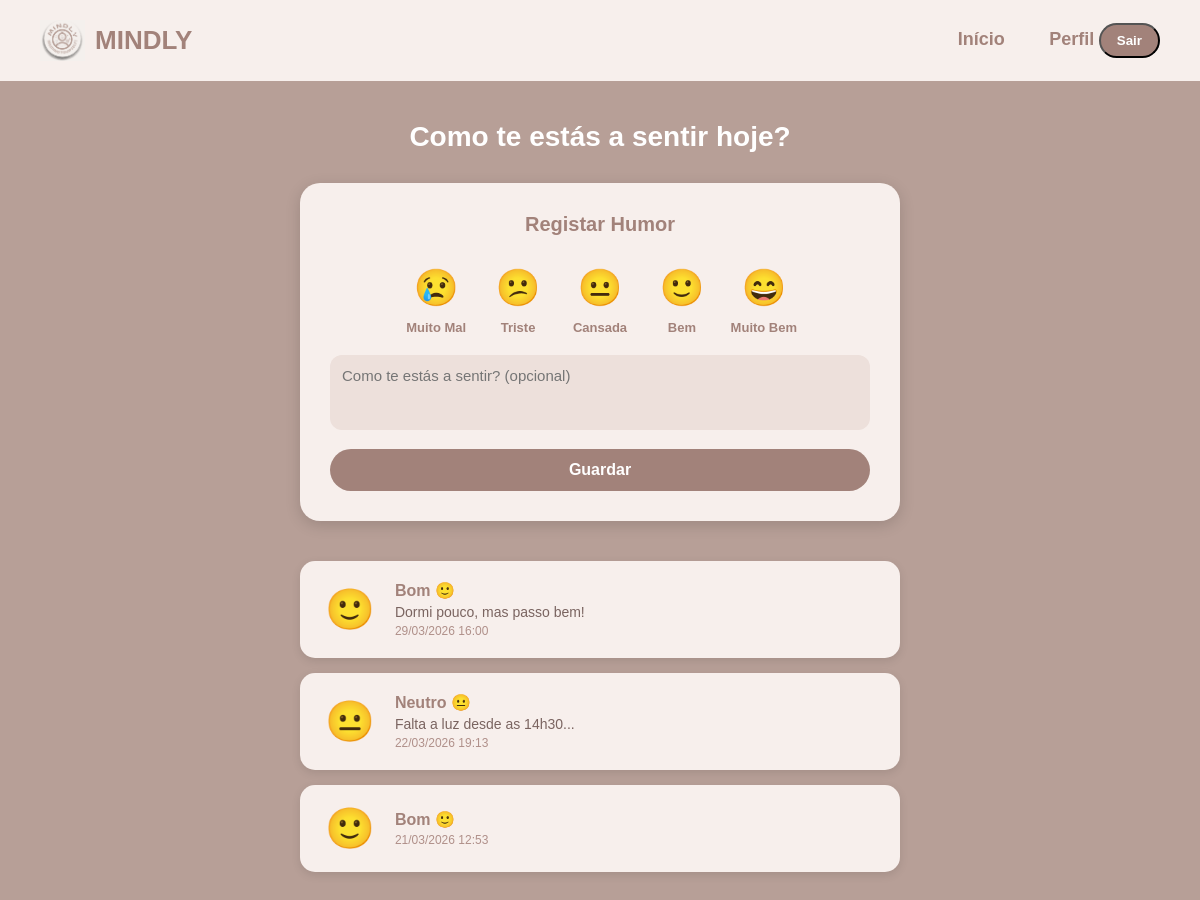
Screenshot of /registo-humor/ (signed in) with the database file from the repository.
### core/models.py (models this page shows, shortened)
class RegistoHumor(models.Model):
    HUMOR_CHOICES = [
        (1, 'Muito Mau 😢'),
        (2, 'Mau 😕'),
        (3, 'Neutro 😐'),
        (4, 'Bom 🙂'),
        (5, 'Muito Bom 😄'),
    ]
    utilizador = models.ForeignKey(User, on_delete=models.CASCADE, related_name='registos_humor')
    humor      = models.IntegerField(choices=HUMOR_CHOICES)
    nota       = models.TextField(blank=True, null=True)
    data       = models.DateTimeField(auto_now_add=True)
    class Meta:
        ordering = ['-data']

### core/views.py (the view)
# urls.py: path('registo-humor/', views.registo_humor, name='registo_humor'),
@login_required(login_url='login')
def registo_humor(request):
    registos = RegistoHumor.objects.filter(utilizador=request.user)
    if request.method == 'POST':
        form = RegistoHumorForm(request.POST)
        if form.is_valid():
            registo = form.save(commit=False)
            registo.utilizador = request.user
            registo.save()
            return redirect('registo_humor')
    else:
        form = RegistoHumorForm()
    return render(request, 'core/registo_humor.html', {'form': form, 'registos': registos})

### core/forms.py
class RegistoHumorForm(forms.ModelForm):
    class Meta:
        model = RegistoHumor
        fields = ['humor', 'nota']
        widgets = {
            'humor': forms.RadioSelect(),
            'nota': forms.Textarea(attrs={
                'rows': 3,
                'placeholder': 'Como te estás a sentir? (opcional)'
            }),
        }
        labels = {
            'humor': 'Como está o teu humor hoje?',
            'nota': 'Nota',
        }

### core/templates/core/registo_humor.html (shortened to what this page needs)
{% load static %}
<!DOCTYPE html>
<html lang="pt">
<head>
</head>
<body>
<header>
    <div class="logo">
        <img src="{% static 'core/imagens/logo.PNG' %}" alt="logo">
        <h1>MINDLY</h1>
    </div>
    <nav>
        <a href="{% url 'home' %}">Início</a>
        <a href="#">Perfil</a>
        <form method="post" action="{% url 'logout' %}" style="display:inline;">
    <button type="submit" class="logout-btn">Sair</button>
</form>
    </nav>
</header>
<main>
    <h2>Como te estás a sentir hoje?</h2>
    <div class="form-card">
        <h3>Registar Humor</h3>
        <form method="post">
            <div class="humor-opcoes">
                <label>
                    <span class="emoji">😢</span>
                    Muito Mal
                </label>
                <label>
                    <span class="emoji">😕</span>
                    Triste
                </label>
                <label>
                    <span class="emoji">😐</span>
                    Cansada
                </label>
                <label>
                    <span class="emoji">🙂</span>
                    Bem
                </label>
                <label>
                    <span class="emoji">😄</span>
                    Muito Bem
                </label>
            </div>
            <textarea name="nota" rows="3" placeholder="Como te estás a sentir? (opcional)"></textarea>
            <button class="btn-guardar" type="submit">Guardar</button>
        </form>
    </div>
    {% if registos %}
        <div class="registos-lista">
            {% for r in registos %}
                <div class="registo-item">
                    <div class="registo-emoji">
                        {% if r.humor == 1 %}😢
                        {% elif r.humor == 2 %}😕
                        {% elif r.humor == 3 %}😐
                        {% elif r.humor == 4 %}🙂
                        {% else %}😄
                        {% endif %}
                    </div>
                    <div class="registo-info">
                        <div class="humor-label">{{ r.get_humor_display }}</div>
                        {% if r.nota %}<div class="nota">{{ r.nota }}</div>{% endif %}
                        <div class="data">{{ r.data|date:"d/m/Y H:i" }}</div>
                    </div>
                </div>
            {% endfor %}
        </div>
    {% else %}
        <p class="sem-registos">Ainda não tens registos de humor. Começa agora! 😊</p>
    {% endif %}
</main>
</body>
</html>

### core/templates/core/registo_humor.html (style rules this page uses)
* { margin:0; padding:0; box-sizing:border-box; font-family: Arial, sans-serif; }
body { background-color:#B79F97; min-height:100vh; display:flex; flex-direction:column; }
header { background-color:#F7EFEC; padding:20px 40px; display:flex; justify-content:space-between; align-items:center; }
.logo { display:flex; align-items:center; gap:10px; }
.logo img { width:45px; }
.logo h1 { font-size:26px; color:#A2827A; font-weight:bold; }
header nav a { margin-left:40px; text-decoration:none; font-size:18px; color:#A2827A; font-weight:bold; }
.logout-btn { background-color:#A2827A; color:white; padding:8px 16px; border-radius:20px; text-decoration:none; font-weight:bold; }
main { padding:40px 60px; }
h2 { color:white; font-size:28px; margin-bottom:30px; text-align:center; }
.form-card { background:#F7EFEC; border-radius:20px; padding:30px; max-width:600px; margin:0 auto 40px auto; box-shadow:0 4px 15px rgba(0,0,0,0.15); }
.form-card h3 { color:#A2827A; font-size:20px; margin-bottom:20px; text-align:center; }
.humor-opcoes { display:flex; justify-content:center; gap:15px; margin-bottom:20px; flex-wrap:wrap; }
.humor-opcoes label { display:flex; flex-direction:column; align-items:center; cursor:pointer; font-size:13px; color:#A2827A; font-weight:bold; }
.humor-opcoes .emoji { font-size:36px; padding:8px; border-radius:50%; transition:0.2s; border:3px solid transparent; }
textarea { width:100%; padding:12px; border-radius:12px; border:none; background:#EDE0DB; font-size:15px; resize:none; margin-bottom:15px; color:#5a3e3a; }
.btn-guardar { width:100%; padding:12px; background:#A2827A; color:white; border:none; border-radius:50px; font-size:16px; font-weight:bold; cursor:pointer; transition:0.3s; }
.registos-lista { max-width:600px; margin:0 auto; display:flex; flex-direction:column; gap:15px; }
.registo-item { background:#F7EFEC; border-radius:15px; padding:20px 25px; display:flex; align-items:center; gap:20px; box-shadow:0 3px 10px rgba(0,0,0,0.1); }
.registo-emoji { font-size:40px; }
.registo-info { flex:1; }
.registo-info .humor-label { font-size:16px; font-weight:bold; color:#A2827A; }
.registo-info .nota { font-size:14px; color:#7a6460; margin-top:4px; }
.registo-info .data { font-size:12px; color:#b0908a; margin-top:4px; }

### rows the page displays
RegistoHumor: humor "Bom 🙂", nota "Dormi pouco, mas passo bem!", data "29/03/2026 16:00"
RegistoHumor: humor "Neutro 😐", nota "Falta a luz desde as 14h30...", data "22/03/2026 19:13"
RegistoHumor: humor "Bom 🙂", data "21/03/2026 12:53"
